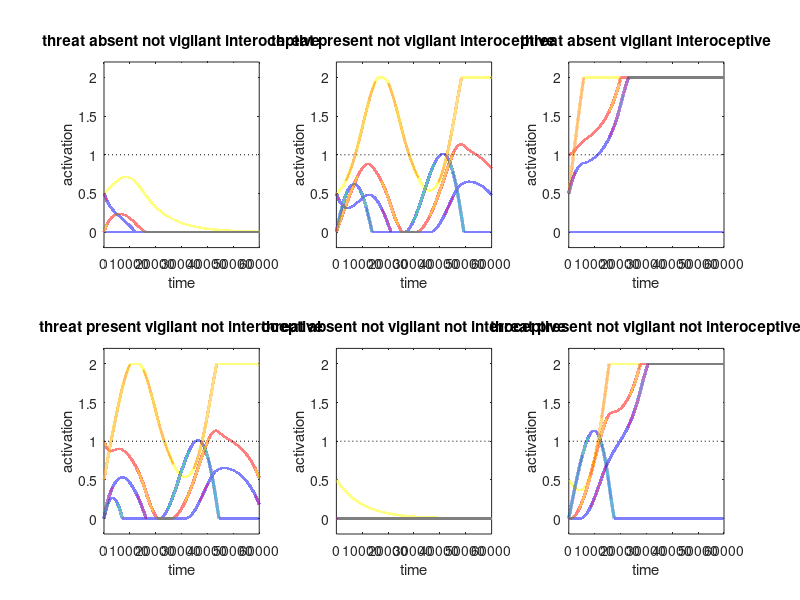

Recreate this plot in MATLAB.
function tstats=bada_nn_1999_2(psychstates,graphics)
% conceptual model to show why / how we shut down
% conceptual mechanisms
%   we don't like internal or external pain
%   so we are vigilant for external pain until the internal pain of it becomes too much
%      and we shut down internal pain / experience

if nargin<1, psychstates={'wellregulated'}; end
if nargin<2, graphics=1; end

if ~iscell(psychstates)
  psychstates={psychstates};
end

%comment

tstats.psychstates=psychstates;
%%%%%%%%%%%%%%%%%%%%%%%%%%%%%%%%%%%%%%%%%%%%%%%%%%%%%%%%
%% initialize the network for healthy and ruminative and BADA people
nodenames={'threat','vigilance','avoidance','interoceptive'};
tstats.nodenames=nodenames;
%over the diagonal is feed forward
% under the diagonal is feed backward
%healthywmat=[ 1        .5        0        0   ;   % external threat
%              0         1       .5        0   ;   % Salience/vigilance/rum
%	          -1       -.5        1        0   ;   % avoidance/control
%              0        .5        0.3      1  ];   % interoception

momentum=.001;
timelimit=60000;
stimtime=60000;
noisemag=0;
%decvec=[0 -.0002 -.0002 0]; % natural decay in absence of stimuli
decvec=[0 0 0 0];
%noisemag=0.0001; % tiny noise completely changes the network - adds threat
                  % where there is none

%%%%%%%%%%%%%%%%%%%%%%%%%%%%%%%%%%%%%%%%%%%%%%%%%%%%%%%%%%%%%%%%
%% states we will model
% where we start
startstate=[0 0 0.5 0.5 ; % threat absent not vigilant w int
 	        0 0 0.5 0.5 ; % threat present not vigilant w int
	        0 1 0.5 0.5 ; % threat absent vigilant w int
	        0 1 0.5 0   ; % threat present vigilant w/o int
            0 0 0.5 0   ; % threat absent vigilant w/o int
	        0 0 0.5 0   ]; % threat present vigilant w/o int

% what comes in
instates= [0 0 0 0 ; % threat absent not vigilant
	      .1 0 0 0 ; % threat present not vigilant
	       0 0 0 0 ; % threat absent vigilant
	      .1 0 0 0 ; % threat present vigilant
           0 0 0 0 ; % threat absent vigilant
	      .1 0 0 0 ]; % threat present vigilant
      
      
instatenames={'threat absent not vigilant interoceptive','threat present not vigilant interoceptive','threat absent vigilant interoceptive','threat present vigilant not interoceptive', 'threat absent not vigilant not interoceptive', 'threat present not vigilant not interoceptive'};
%%%%%%%%%%%%%%%%%%%%%%%%%%%%%%%%%%%%%%%%%%%%%%%%%%%%%%%
wthreatthreat=[1 1];
wthreatvigilance=[1 2];
wthreatavoid=[1 3];
wvigilancethreat=[2 1];
wvigilancevigilance=[2 2];
wvigilanceavoid=[2 3];
wavoidthreat=[3 1];
wavoidvigilance=[3 2];
wavoidavoid=[3 3];
        % TO THESE NETWORKS
wmat=[  .9        .15        0       0   ;   % external threat
   	     0         .9      .25      .25   ;   % vigilance/salience       % FROM THESE NETWORKS
	  -.25       -.04       .9    -.1   ;   % avoidance/control
         0        .25       .15     .9  ];   % interoception

for statenum=1:length(psychstates)
  statetouse=psychstates{statenum};
  switch statetouse
   case 'reactive'
    % clearly that is fairly extreme
    % suppose we want sustained low level vigilance, just enough control
    wmat(1,2)=.6; % increase threat-vigilance
   case 'depressed' % low prefrontal inhibition
    wmat(2,3)=.05; % decrease vigilance->avoidance
   case 'ruminative'
    wmat(2,2)=1; % increase autoconnectivity of vigilance
   case 'avoidant'
    wmat(2,3)=.4;
   case 'noisy' % same as reactive but with noise
    noisemag=.00005;
   case 'lowperceive'
    wmat(1,2)=.015;
   case 'lowvigilant'
    wmat(2,2)=.5;
   case 'overcontrol'
    wmat(2,3)=.4;
   case 'wellregulated'
   case 'useglobals'
    global gwmat gstartstate ginstates;
    wmat=gwmat; startstate=gstartstate; instates=ginstates;
  end
end

tstats.wmat=wmat;



%%%%%%%%%%%%%%%%%%%%%%%%%%%%%%%%%%%%%%%%%%%%%%%%%%%%%%%%%%
%% Show the network's behavior


% healthy matrix
if graphics, figure(1); clf; end
for instate=1:size(instates,1)
  percept=squeeze(3.*momentum.*instates(instate,:));
  noisevec=noisemag.*(randn(1,length(percept))-.5);
  invec(1,:)=startstate(instate,:);
  for time=2:timelimit
    if time<stimtime
      invec(time,:)=slimit(decvec+noisevec+percept+(1-momentum).*invec(time-1,:)+(momentum.*((wmat'*invec(time-1,:)'))'));
    else
      invec(time,:)=slimit(decvec+noisevec+(1-momentum).*invec(time-1,:)+(momentum.*((wmat'*invec(time-1,:)'))'));      
    end
  end
  if graphics
    subplot(2,3,instate);
    plotinvec(invec,timelimit);
    title(instatenames{instate});
    allinvecs(instate,:,:)=invec;
  end
  for nodenum=1:size(invec,2)
    tstats.proptime0(instate,nodenum)=length(find(invec(:,nodenum)==0))./size(invec,1);
    tstats.proptime1(instate,nodenum)=length(find(invec(:,nodenum)>1))./size(invec,1);
    tstats.proptime2(instate,nodenum)=length(find(invec(:,nodenum)==2))./size(invec,1);
    tstats.AUC(instate,nodenum)=sum(invec(:,nodenum))./size(invec,1);
  end
end
%legend(nodenames);


%%%%%%%%%%%%%%%%%%%%%%%%%%%%%%%%%%%%%%
% implementing hard limit in which there is a high upper threshold on activation in the model
% and a low limit on negative activation (inhibition). This is neurally feasible as it represents 
% neural systems in which there is a low basal firing rate which can decrease somewhat but once a 
% neuron stops firing there is nowhere lower for it to go

function[logval]=slimit(x,thresh,negthresh) 
if nargin<2, thresh=2; end
if nargin<3, negthresh=0; end % was -.75
disp(max(x,negthresh))
logval=min(max(x,negthresh),thresh);


%%%%%%%%%%%%%%%%%%%%%%%%%%%%%%%%%%%%%%%
% function that plots out the network
function plotinvec(net,timelimit)
disp(net)
if nargin<2, timelimit=size(net,2); end
h=plot(net);
set(h,'LineWidth',2.14);
xlabel('time');
ylabel('activation');
hold on
plot([0 timelimit],[1 1],'k:');
axis([0 timelimit -.2 2.2]);
